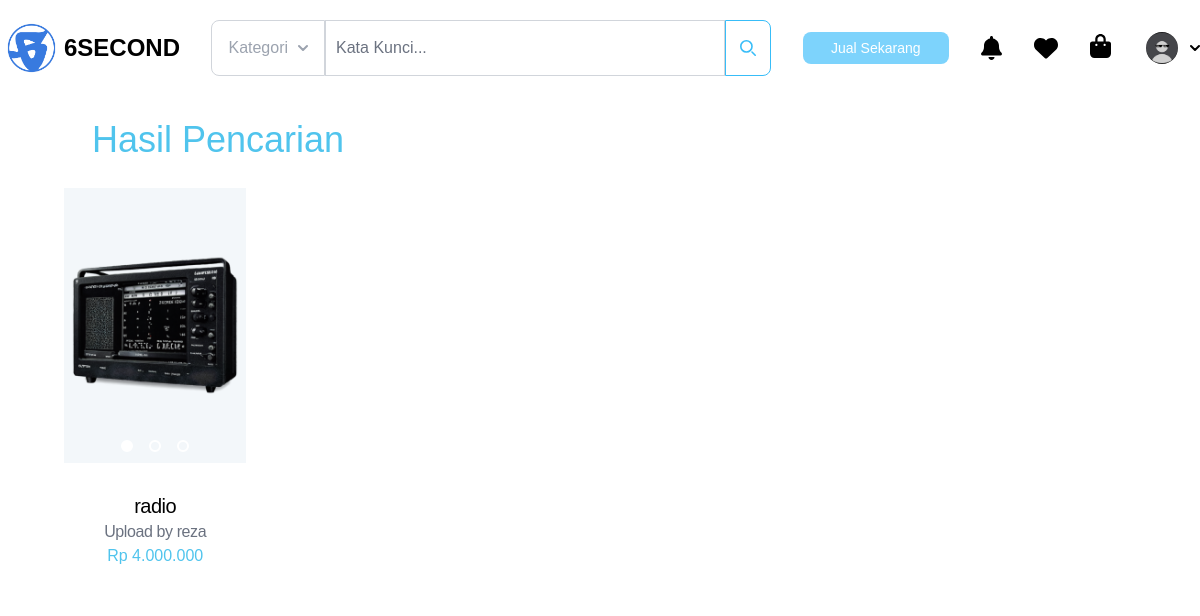
The page /hasilpencarian.php?keyword=radio (signed in) on the database its author committed.
### tables this page shows
CREATE TABLE `detail_barang` (
  `id` int NOT NULL,
  `username` varchar(255) NOT NULL,
  `nama_barang` varchar(255) NOT NULL,
  `harga_barang` decimal(10,2) NOT NULL,
  `nomor_telepon` varchar(20) DEFAULT NULL,
  `kondisi` text,
  `deskripsi_barang` text,
  `link_maps` varchar(255) DEFAULT NULL,
  `gambar_barang_1` varchar(255) DEFAULT NULL,
  `gambar_barang_2` varchar(255) DEFAULT NULL,
  `gambar_barang_3` varchar(255) DEFAULT NULL,
  `gambar_barang_4` varchar(255) DEFAULT NULL,
  `tanggal_masuk` timestamp NULL DEFAULT CURRENT_TIMESTAMP,
  `jumlah_like` int DEFAULT '0',
  `jumlah_views` int DEFAULT '0',
  `lokasi_barang` varchar(255) NOT NULL,
  `kategori` varchar(50) NOT NULL
);

### hasilpencarian.php (the view, shortened to what this page needs)
<?php
require_once 'koneksi.php';
if (isset($_GET['keyword'])) {
    $keyword = $_GET['keyword'];
    $query = "SELECT id, username, nama_barang, harga_barang, gambar_barang_1 FROM detail_barang WHERE nama_barang LIKE '%$keyword%'";
    $result = $connection->query($query);
    if ($result) {
        if ($result->num_rows > 0) {
            $rows = $result->fetch_all(MYSQLI_ASSOC);
            ?>
            <!DOCTYPE html>
            <html lang="en">
            <head>
                <link rel="stylesheet" href="assets/app.css" />
                <link href="./output.css" rel="stylesheet">
                <link href="https://cdn.jsdelivr.net/npm/tailwindcss@2.2.19/dist/tailwind.min.css" rel="stylesheet" />
                <link href="https://cdnjs.cloudflare.com/ajax/libs/flowbite/2.3.0/flowbite.min.css" rel="stylesheet" />
            </head>
            <body>
    <header>
        <?php require_once 'header.php'; ?>
    </header>
                <div class="mb-44">
                    <div class="md:grid md:grid-cols-5 my-10 justify-center gap-x-10  mx-7 md:mx-16 ">
                        <div class="mx-10 col-span-5">
                            <h1 class="text-blue font-medium md:text-4xl text-3xl -ml-3 md:mt-20 mt-24">Hasil Pencarian</h1>
                        </div>
                        <?php foreach ($rows as $row):
                            $nama_barang = $row['nama_barang'];
                            $words = explode(" ", $nama_barang);
                            $short_name = implode(" ", array_slice($words, 0, 3));
                            ?>
                            <div class="group flex my-7 justify-center md:col-span-1 max-w-screen-xl md:max-w-xs flex-col overflow-hidden bg-card-ec hover:shadow-xl">
                                <a href="tampil_detail_product.php?id=<?php echo $row['id']; ?>" class="relative flex h-72 overflow-hidden justify-center">
                                    <img class="card-image md:absolute w-full top-0 right-0 object-cover" src="<?php echo $row['gambar_barang_1']; ?>" alt="product image" />
                                    <div class="absolute bottom-0 mb-6 flex w-full justify-center space-x-4">
                                        <div class="h-3 w-3 rounded-full border-2 border-white bg-white"></div>
                                        <div class="h-3 w-3 rounded-full border-2 border-white bg-transparent"></div>
                                        <div class="h-3 w-3 rounded-full border-2 border-white bg-transparent"></div>
                                    </div>
                                </a>
                                <div class="mt-4 pb-5 flex flex-col">
                                    <a href="tampil_detail_product.php?id=<?php echo $row['id']; ?>">
                                        <h1 class="text-center tracking-tight font-medium text-xl"><?php echo $short_name; ?></h1>
                                        <h2 class="text-center tracking-tight font-light text-gray-500">Upload by <?php echo $row['username']; ?></h2>
                                    </a>
                                    <div class="flex justify-center">
                                        <p><span class="text-base text-blue font-medium">Rp <?php echo number_format($row['harga_barang'], 0, '', '.'); ?></span></p>
                                    </div>
                                </div>
                            </div>
                        <?php endforeach; ?>
                    </div>
                </div>
            </body>
            </html>
            <?php
        } else {
            echo "Tidak ada data yang ditemukan.";
        }
    } else {
        echo "Query gagal dieksekusi: " . $connection->error;
    }
} else {
    echo "Masukkan kata kunci untuk melakukan pencarian.";
}
?>

### assets/app.css (style rules this page uses)
* { box-sizing: border-box; }
body { margin: 0; font-family: Poppins; overflow-x: hidden; }
* { margin: 0; padding: 0; box-sizing: border-box; font-family: "Poppins", sans-serif; }
.bg-card-ec { background-color: #fff; transition: background-color 0.3s ease; }

### hasilpencarian.php (style rules this page uses)
.card-image { width: 320px; height: 275px; }

### rows shown on the page
detail_barang: gambar_barang_1 (picture), nama_barang "radio", username "reza", harga_barang "4.000.000"
